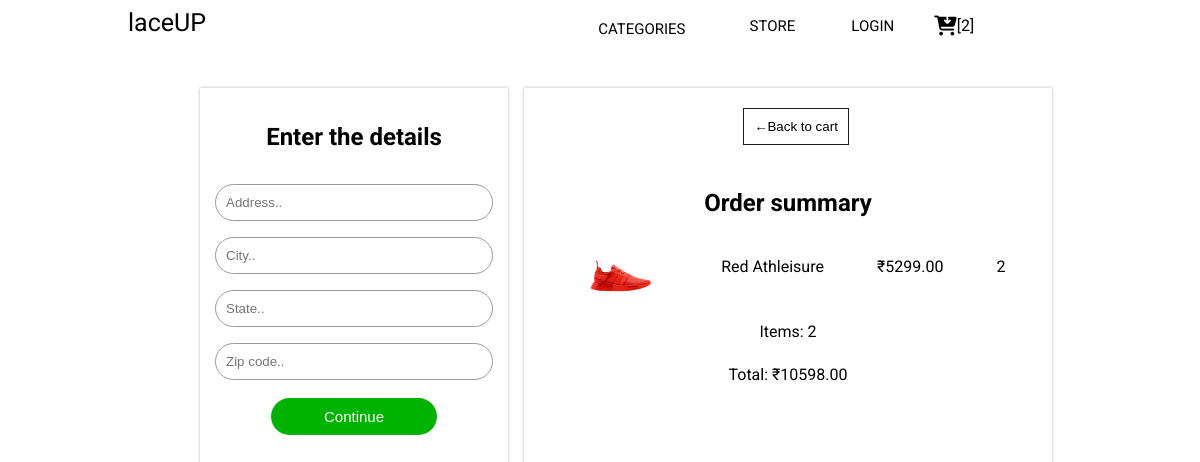
Screenshot of /checkout/ (signed in) with the database file from the repository.
### store/models.py (models this page shows, shortened)
class OrderItem(models.Model):
    product = models.ForeignKey(Product, on_delete=models.SET_NULL, null=True)
    order = models.ForeignKey(Order, on_delete=models.SET_NULL, blank=True, null=True)
    quantity = models.IntegerField(default=0, null=True)
    date_added = models.DateTimeField(auto_now_add=True)
    @property
    def get_total(self):
        total = self.product.price * self.quantity
        return total

class Product(models.Model):
    category = models.ForeignKey(
        Category, null=True, blank=True, on_delete=models.SET_NULL
    )
    name = models.CharField(max_length=200, null=True)
    date_added = models.DateTimeField(auto_now_add=False, null=True)
    price = models.DecimalField(max_digits=7, decimal_places=2)
    digital = models.BooleanField(default=False, null=True)
    image = models.ImageField(default="placeholder.png", upload_to="product_images")
    class Meta:
        ordering = ["-date_added"]

class Order(models.Model):
    customer = models.ForeignKey(Customer, on_delete=models.SET_NULL, null=True)
    date_ordered = models.DateTimeField(auto_now_add=True)
    complete = models.BooleanField(default=False, null=True)
    transaction_id = models.CharField(max_length=200, null=True)
    @property
    def shipping(self):
        shipping = False
        orderitems = self.orderitem_set.all()
        for i in orderitems:
            if i.product.digital == False:
                shipping = True
        return shipping
    @property
    def total_cart_items(self):
        total_items = sum([item.quantity for item in self.orderitem_set.all()])
        return total_items
    @property
    def total_cart_price(self):
        total_price = sum([item.get_total for item in self.orderitem_set.all()])
        return total_price

### store/views.py (the view)
# urls.py: path("checkout/", views.checkout, name="checkout"),
def checkout(request):
    if request.user.is_authenticated:
        customer = request.user.customer
        order, created = Order.objects.get_or_create(customer=customer, complete=False)
        items = order.orderitem_set.all()
        cart_item_count = order.total_cart_items
    else:
        items = []
        order = {"total_cart_items": 0, "total_cart_price": 0}
        cart_item_count = order["total_cart_items"]
    context = {
        "items": items,
        "order": order,
        "cart_item_count": cart_item_count,
        "shipping": False,
        "categories": Category.objects.all(),
    }
    return render(request, "store/checkout.html", context)

### templates/store/checkout.html (shortened to what this page needs)
{% extends "base.html" %}
{% load static %}
{% block content %}
<section class="checkout-section">
    <div class="checkout-form" data-aos="slide-right" data-aos-offset="300" data-aos-duration="1000">
        <h1>Enter the details</h1>
        <form id="form-details" name="form">
            <div id="shipping-info">
                <input name="address" type="address" class="input-box" placeholder="Address..">
                <input name="city" type="city" class="input-box" placeholder="City.."><br>
                <input name="state" type="state" class="input-box" placeholder="State..">
                <input name="zipcode" type="zipcode" class="input-box" placeholder="Zip code.."><br>
            </div>
            <button type="submit" id="checkout-form-btn">Continue</button>
        </form>
    </div>
    <div class="order-summary" data-aos="slide-left" data-aos-offset="300" data-aos-duration="1000">
        <div class="summary-top-btn">
            <button class="btn"><a href="{% url 'cart' %}">&#8592;Back to cart</a></button>
            <h2>Order summary</h2>
        </div>
        {% for item in items %}
        <div class="summary-details">
            <div class="cart-img-thumbnail-wrapper">
                <img class="cart-img-thumbnail" src="{{item.product.image.url}}">
            </div>
            <p>{{item.product.name}}</p>
            <p>&#x20b9;{{item.product.price}}</p>
            <p>{{item.quantity}}</p>
        </div>
        {% endfor %}
        <div class="summary-total">
            <p>Items: {{order.total_cart_items}}</p>
            <p>Total: &#x20b9;{{order.total_cart_price}}</p>
        </div>
    </div>
</section>
{% endblock %}

### static/css/main.css (style rules this page uses)
*, *::before, *::after { box-sizing: border-box; }
html, body { scroll-behavior: smooth; margin: 0; padding: 0; height: 100%; width: 100%; font-family: 'Roboto', sans-serif; }
body { background-color: white; overflow-x: hidden; }
.cart-img-thumbnail-wrapper { display: flex; flex-direction: column; justify-content: center; align-items: center; max-width: 20%; max-height: 100%; }
.cart-img-thumbnail-wrapper img { max-width: 100%; max-height: 100%; }
.checkout-section { display: flex; width: 80%; margin: auto; height: 100vh; padding-top: 2rem; padding-left: 5rem; }
.checkout-form { width: 35%; height: 80%; box-shadow: 0 0 3px 0 rgba(0,0,0,0.3); padding: 15px; text-align: center; }
.checkout-form h1 { color: black; margin-bottom: 25px; }
.input-box { border-radius: 20px; padding: 10px; margin: 8px 0; width: 100%; border: 1px solid #999; outline: none; }
#checkout-form-btn { border-radius: 20px; padding: 10px; width: 60%; margin: 10px 0; color: #fff; border: none; outline: none; cursor: pointer; font-size: 15px; background-color:#00b300; }
.order-summary { margin-left: 1rem; display: flex; flex-direction: column; width: 60%; height: 90vh; box-shadow: 0 0 3px 0 rgba(0,0,0,0.3); padding: 20px; text-align: center; }
.summary-top-btn button { display: inline-block; padding: 10px; margin-left: 1rem; background: none; outline: none; border: 1px solid #1B1B1B; cursor: pointer; }
.summary-details { display: flex; justify-content: space-around; }
.summary-top-btn a { text-decoration: none; color: black; }
.product-detail-info h1, h2, h4, button, p { margin-bottom: 1.5rem; }

### rows the page displays
OrderItem: product.image (picture), product.name "Red Athleisure", product.price "5299.00", quantity "2"
Order: total_cart_items "2", total_cart_price "10598.00"

### other values shown
{{ cart_item_count }} "2"
